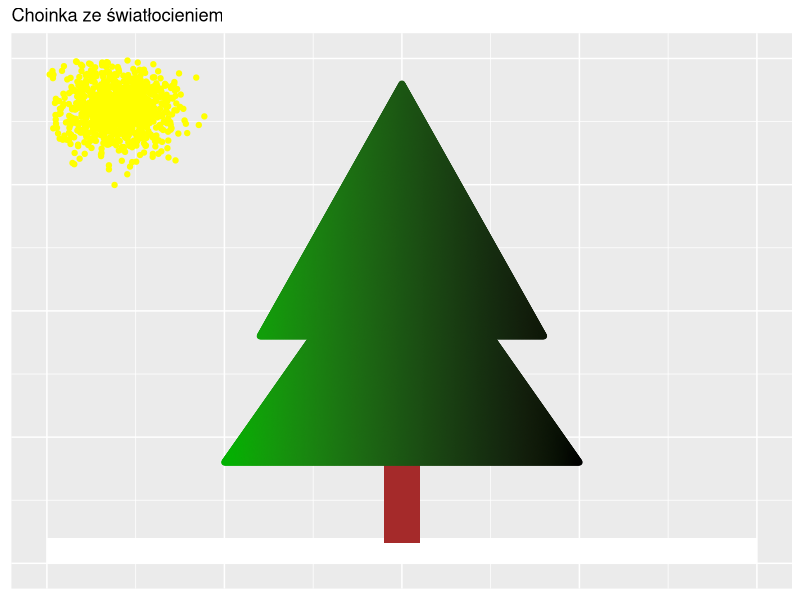

Write R code to recreate this figure.
library(ggplot2)
sun <- data.frame(x=rnorm(1000,100, 40),y=rnorm(1000, 900, 40))
r <- data.frame(xmin=0, xmax=1000, ymin=0, ymax=50)
t <- data.frame(xmin=475, xmax=525, ymin=40, ymax=200)
t_x <- c()
t_y <- c()
for(y in 0:500)
{
  for(x in (y/2):(500-y/2))
  {
    t_x <- c(t_x, x)
    t_y <- c(t_y, y)
  }
}
tree <- data.frame(x=t_x, y=t_y)
tree$x <- tree$x + 250
tree$y <- tree$y + 200
tree2 <- data.frame(x=tree$x, y=tree$y)
tree2$y <- tree2$y + 250
tree2$x <- (tree2$x * 0.8) + 100
ggplot()+
  xlim(0,1000)+
  ylim(0,1000)+
  geom_point(aes(x=x, y=y), data = sun, colour='yellow')+
  geom_rect(aes(xmin=xmin, xmax=xmax, ymin=ymin, ymax=ymax), fill='white', data=r)+
  geom_rect(aes(xmin=xmin, xmax=xmax, ymin=ymin, ymax=ymax), fill='brown', data=t)+
  geom_point(aes(x=x,y=y,color=x), data=tree)+
  scale_color_gradient(limits=c(250,750), low='#00b300', high='black')+
  geom_point(aes(x=x,y=y,color=x), data=tree2)+
  ggtitle('Choinka ze światłocieniem')+
  theme(axis.title.x=element_blank(),
        axis.text.x=element_blank(),
        axis.ticks.x=element_blank())+
  theme(axis.title.y=element_blank(),
        axis.text.y=element_blank(),
        axis.ticks.y=element_blank())+
  guides(color=FALSE)
  
